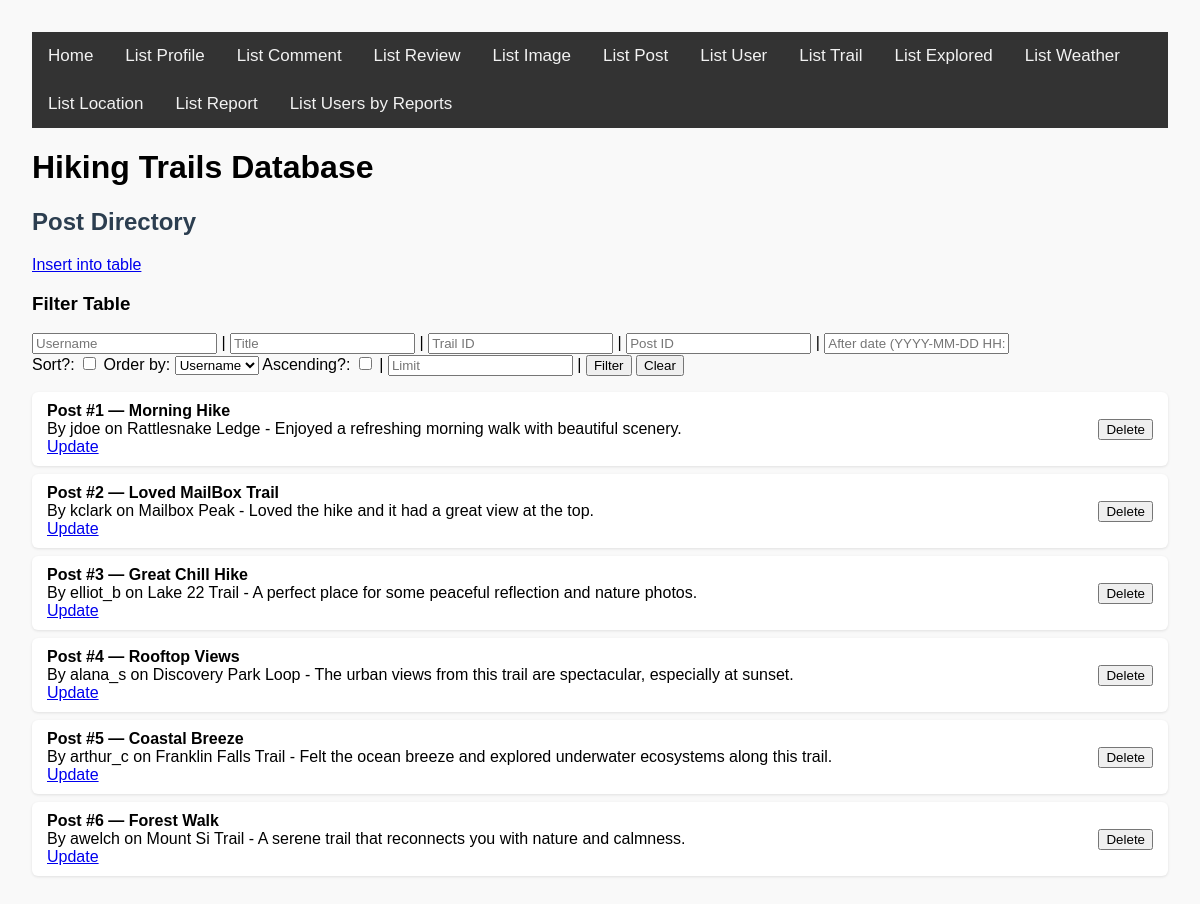
Page /list_post.php on the committed database.
### tables this page shows
CREATE TABLE `post` (
  `PostID` int(11) NOT NULL AUTO_INCREMENT PRIMARY KEY,
  `Username` varchar(64) NOT NULL,
  `TrailID` int(11) NOT NULL,
  `Description` varchar(255) NOT NULL,
  `PostDate` datetime NOT NULL DEFAULT CURRENT_TIMESTAMP,
  `Title` varchar(32) NOT NULL,
  FOREIGN KEY (`Username`) REFERENCES `profile`(`Username`) ON DELETE CASCADE,
  FOREIGN KEY (`TrailID`) REFERENCES `trail`(`TrailID`) ON DELETE CASCADE
);

### list_post.php (the view, shortened to what this page needs)
<?php
require_once 'render.php';
?>
<!DOCTYPE html>
<html lang="en">
<head>
    <link rel="stylesheet" href="base.css">
</head>
<body>
<?php require_once 'header.inc.php'; ?>
<div>
    <h2>Post Directory</h2>
    <a href="./insert.php?table=post">Insert into table</a>
    <h3>Filter Table</h3>
    <form method="GET" action="list_post.php">
    <input type="text" name="username" placeholder="Username" value="<?= htmlspecialchars($_GET['username'] ?? '') ?>">
    |
    <input type="text" name="title" placeholder="Title" value="<?= htmlspecialchars($_GET['title'] ?? '') ?>">
    |
    <input type="number" name="trail_id" placeholder="Trail ID" value="<?= htmlspecialchars($_GET['trail_id'] ?? '') ?>">
    |
    <input type="number" name="post_id" placeholder="Post ID" value="<?= htmlspecialchars($_GET['post_id'] ?? '') ?>">
    |
    <input type="text" name="after" pattern = "\d{4}-\d{2}-\d{2} \d{2}:\d{2}:\d{2}" placeholder="After date (YYYY-MM-DD HH:MM:SS)" value="<?= htmlspecialchars($_GET['after'] ?? '') ?>">
    <br>
    <label for="do_sort">Sort?:</label>
    <input type="checkbox" name="do_sort" <?= (isset($_GET['do_sort']) ? 'checked' : '') ?> />
    <label for="order_by">Order by:</label>
    <select name="order_by">">
        <option value="Username" <?= ($_GET['order_by'] ?? '') === "Username" ? 'selected' : '' ?>>Username</option>
    </select>
    <label for="order">Ascending?:</label>
    <input type="checkbox" name="order" <?= (isset($_GET['order']) ? 'checked' : '') ?> />
    |
    <input type="number" placeholder="Limit" name="limit" value="<?= htmlspecialchars($_GET['limit'] ?? '') ?>" />
    |
    <button type="submit">Filter</button>
    <button type="reset" onclick="window.location.href='list_post.php';">Clear</button>
</form>
    <?php
    $conn = new mysqli($servername, $username, $password, $database, $port);
    $order = isset($_GET['order']) ? 'ASC' : 'DESC';
    $sort = isset($_GET['do_sort']) ? " ORDER BY {$_GET['order_by']} $order" : '';
    $limit = (($_GET['limit'] ?? '') !== '') ? " LIMIT {$_GET['limit']}" : '';
    $sql = "SELECT p.PostID, p.UserName, p.TrailID, t.Name AS TrailName, p.Title, p.Description
        FROM post p
        JOIN trail t ON p.TrailID = t.TrailID
        WHERE 1=1";
    $sql .= $sort . $limit;
    $stmt = $conn->prepare($sql);
    $stmt->execute();
    $post_id = $username = $trail_id = $trail_name = $title = $description = null;
    render_rows(
        $stmt,
        function ($post_id, $username, $trail_id, $trail_name, $title, $description) {
            $content = get_row_title("Post #$post_id — $title") . "<br>" .
                       get_row_sub("By $username on $trail_name - $description");
            $edit_link = "<a href='update_post.php?postid=$post_id' class='edit-link'>Update</a>";
            return $content . "<br>" . $edit_link;
        },
        "PostID",
        "post",
        false,
        $post_id, $username, $trail_id, $trail_name, $title, $description
    );
    ?>
</div>
</body>
</html>

### render.php (shortened to what this page needs)
<?php
function render_rows(
    mysqli_stmt $stmt,
    callable $get_row_func,
    string $primary_key_column,
    string $table_name,
    bool $is_composite = false,
    &$bound_var,
    &...$bound_vars
): void {
    $stmt->execute();
    $stmt->bind_result($bound_var, ...$bound_vars);
    $rows = [];
    while ($stmt->fetch()) {
        $row = [$bound_var];
        foreach ($bound_vars as $var) {
            $row[] = $var;
        }
        $rows[] = $row;
    }
    echo "<ul class='row-list'>";
    foreach ($rows as $row_data) {
        $clean_var = htmlspecialchars($row_data[0]);
        $form_fields = "";
        $row_id = $clean_var;
        echo "<li style='display: flex; justify-content: space-between; align-items: center; flex-direction: row;'>
            <div>" . $get_row_func(...$row_data) . "</div>";
        if (!empty($primary_key_column)) {
            echo "<form method='POST' style='margin-left: 1em;' onsubmit=\"return confirm('Delete this row?');\">
                <input type='hidden' name='row_id' value='" . $row_id . "'>
                <input type='hidden' name='table' value='" . $table_name . "'>
                $form_fields
                <button type='submit' class='delete-btn'>Delete</button>
            </form>";
        }
        echo "</li>";
    }
    echo "</ul>";
}
function get_row_title(string $column_data): string {
    return "<strong>" . $column_data . "</strong>";
}
function get_row_sub(string $column_data): string {
    return  $column_data;
}
?>

### base.css (style rules this page uses)
body { font-family: Arial, sans-serif; margin: 2em; background-color: #f9f9f9; }
h2 { color: #2c3e50; }
ul.row-list { list-style: none; padding: 0; }
ul.row-list li, .insert-input-div { background: #ffffff; padding: 10px 15px; margin: 8px 0; border-radius: 6px; box-shadow: 0 1px 3px rgba(0, 0, 0, 0.1); }

### rows in the picture
post: column_data "Post #1 — Morning Hike", description "By jdoe on Rattlesnake Ledge - Enjoyed a refreshing morning walk with beautiful scenery."
post: column_data "Post #2 — Loved MailBox Trail", description "By kclark on Mailbox Peak - Loved the hike and it had a great view at the top."
post: column_data "Post #3 — Great Chill Hike", description "By elliot_b on Lake 22 Trail - A perfect place for some peaceful reflection and nature photos."
post: column_data "Post #4 — Rooftop Views", description "By alana_s on Discovery Park Loop - The urban views from this trail are spectacular, especially at sunset."
post: column_data "Post #5 — Coastal Breeze", description "By arthur_c on Franklin Falls Trail - Felt the ocean breeze and explored underwater ecosystems along this trail."
post: column_data "Post #6 — Forest Walk", description "By awelch on Mount Si Trail - A serene trail that reconnects you with nature and calmness."
